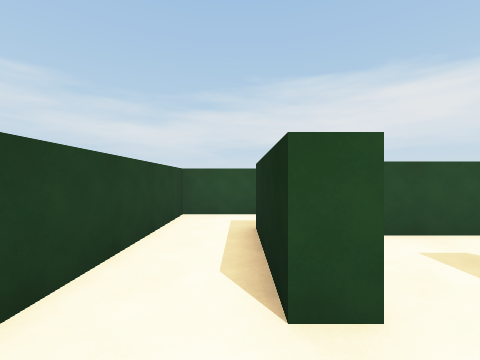
View 1 (above)

19 first-person views from a walk through a scene from a Unity 3-D project. The camera is 1.5 m above the floor, looks level and sees 90° across. The floor is counted in squares, 2 m on a side. Each view is taken from the middle of a square. On the plan, view 1 faces up. The plan holds only what a view shows up to about 9 squares ahead; the rest is blank. The player is left out.

View 2
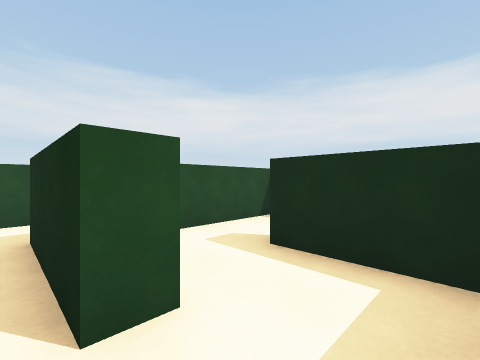

View 3
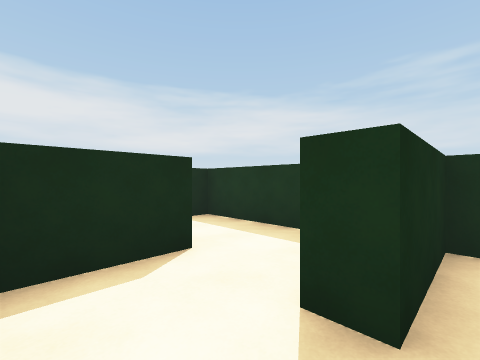

View 4
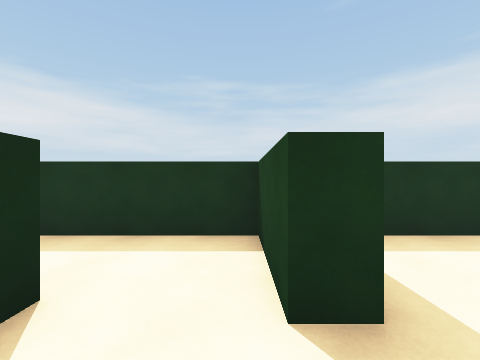

View 5
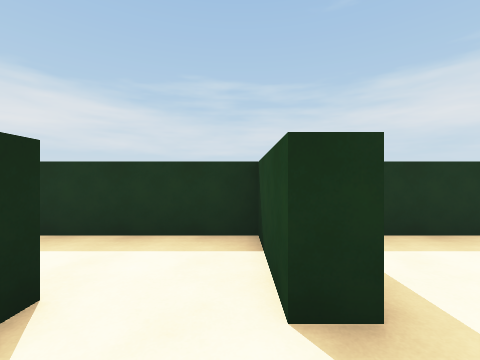

View 6
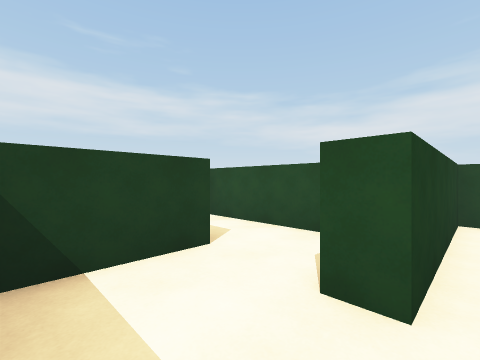

View 7
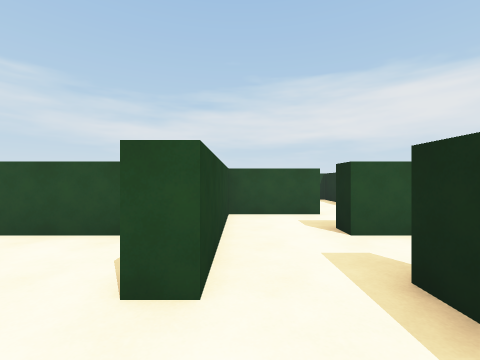

View 8
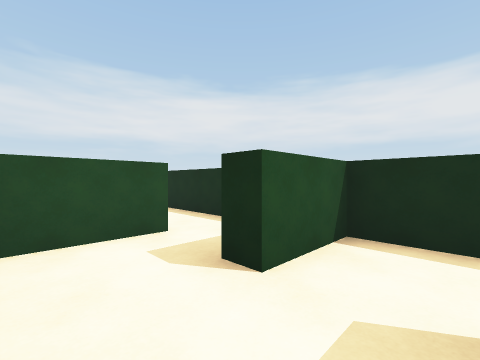

View 9
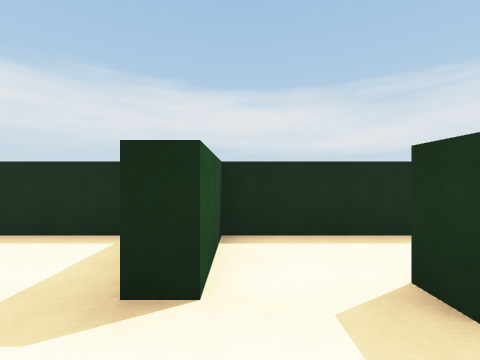

View 10
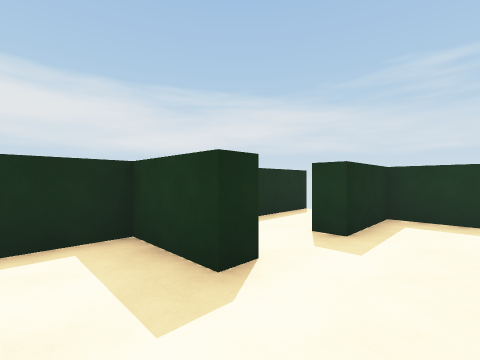

View 11
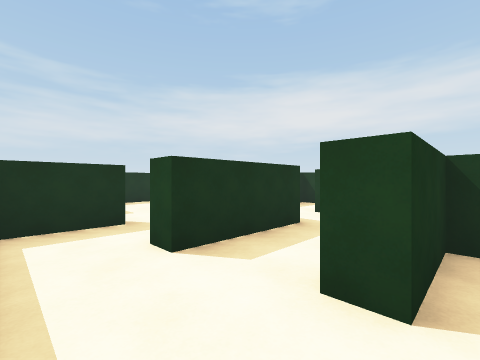

View 12
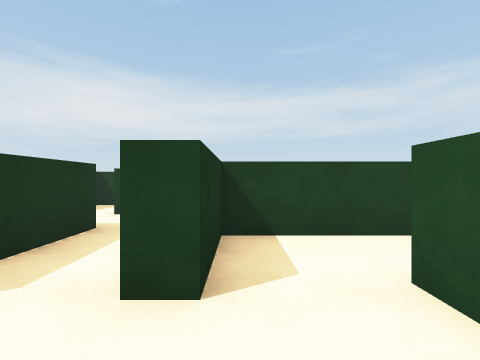

View 13
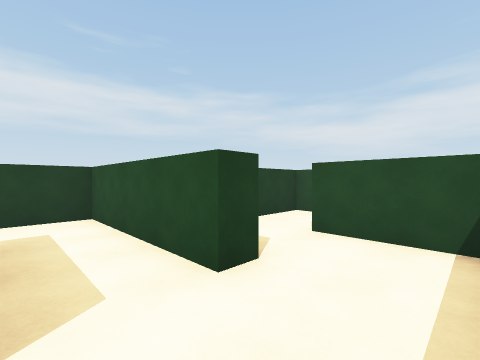

View 14
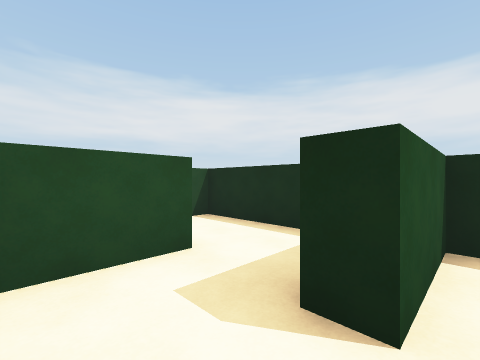

View 15
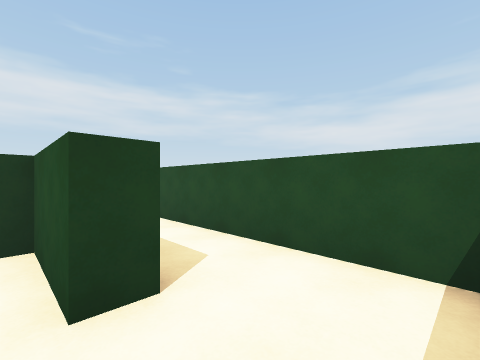

View 16
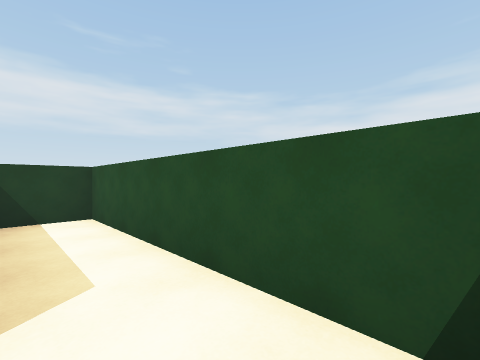

View 17
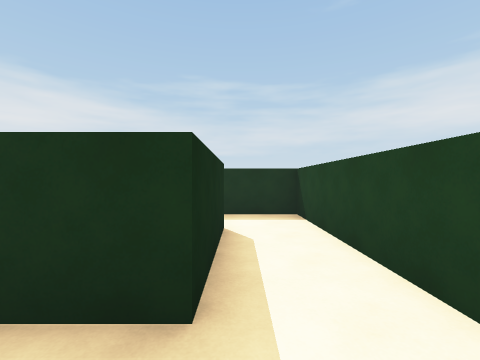

View 18
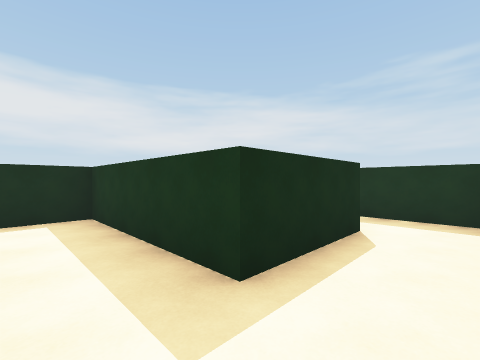

View 19
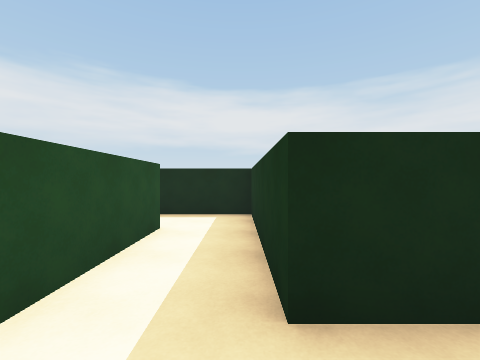

### Floor plan
Key: @ floor where view 1 was taken; # wall or solid block; . floor.
Columns run from 2 left of view 1 to 13 right of it. Each row starts with its distance up from view 1.
 14         ########
 13         #......#
 12         #####..#
 11           #....#
 10           #..###
  9           #....#
  8         #####..#
  7         #......#
  6 ##### # #.###..#
  5 #.....# ..#....#
  4 #.#########..###
  3 #.#...#...#....#
  2 #.#...#...#....#
  1 #...#...#...#..#
  0 #.@.#...#...# .#
 -1 #############  #

Positions as (right, up) in squares from view 1, and headings:
1: (0, 0), facing up
2: (0, 0), facing up-right
3: (2, 3), facing down-right
4: (3, 3), facing down
5: (7, 3), facing down
6: (9, 0), facing up-left
7: (9, 0), facing up
8: (9, 2), facing up-right
9: (9, 3), facing right
10: (9, 5), facing down-right
11: (12, 8), facing down-left
12: (12, 8), facing left
13: (12, 6), facing up-left
14: (9, 9), facing up-right
15: (12, 11), facing up-left
16: (12, 12), facing up-left
17: (0, 5), facing down
18: (-1, 5), facing down-right
19: (-1, 4), facing right
